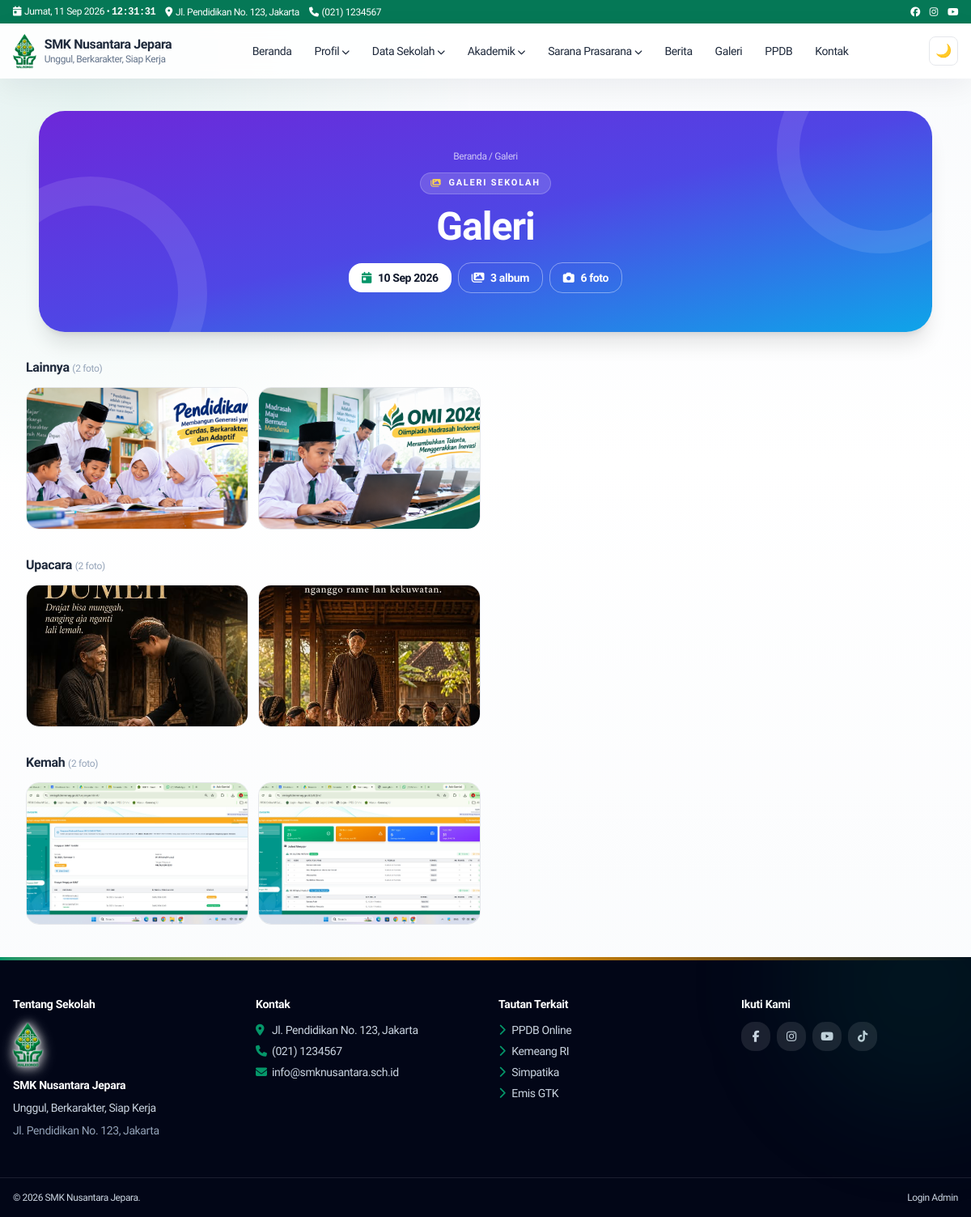
Screenshot of /galeri with the database file from the repository.
### tables this page shows
CREATE TABLE IF NOT EXISTS settings (
  id INT UNSIGNED AUTO_INCREMENT PRIMARY KEY,
  `key` VARCHAR(100) NOT NULL UNIQUE,
  `value` TEXT DEFAULT NULL,
  updated_at TIMESTAMP DEFAULT CURRENT_TIMESTAMP ON UPDATE CURRENT_TIMESTAMP
);

CREATE TABLE IF NOT EXISTS menu_items (
  id INT UNSIGNED AUTO_INCREMENT PRIMARY KEY,
  menu_id INT UNSIGNED NOT NULL,
  parent_id INT UNSIGNED DEFAULT NULL,
  label VARCHAR(150) NOT NULL,
  url VARCHAR(500) NOT NULL,
  target VARCHAR(20) DEFAULT '_self',
  sort_order INT DEFAULT 0,
  is_active TINYINT(1) DEFAULT 1,
  kind VARCHAR(20) NOT NULL DEFAULT 'link',
  mega_id INT UNSIGNED DEFAULT NULL,
  INDEX idx_menu_parent (menu_id, parent_id, sort_order),
  CONSTRAINT fk_mi_menu FOREIGN KEY (menu_id) REFERENCES menus(id) ON DELETE CASCADE,
  CONSTRAINT fk_mi_parent FOREIGN KEY (parent_id) REFERENCES menu_items(id) ON DELETE CASCADE
);

CREATE TABLE IF NOT EXISTS galleries (
  id INT UNSIGNED AUTO_INCREMENT PRIMARY KEY,
  title VARCHAR(255) NOT NULL,
  slug VARCHAR(255) NOT NULL UNIQUE,
  description TEXT DEFAULT NULL,
  cover_image VARCHAR(255) DEFAULT NULL,
  status ENUM('draft','published') DEFAULT 'published',
  created_at TIMESTAMP DEFAULT CURRENT_TIMESTAMP,
  updated_at TIMESTAMP DEFAULT CURRENT_TIMESTAMP ON UPDATE CURRENT_TIMESTAMP
);

CREATE TABLE IF NOT EXISTS gallery_images (
  id INT UNSIGNED AUTO_INCREMENT PRIMARY KEY,
  gallery_id INT UNSIGNED NOT NULL,
  filepath VARCHAR(500) NOT NULL,
  caption VARCHAR(500) DEFAULT NULL,
  sort_order INT DEFAULT 0,
  created_at TIMESTAMP DEFAULT CURRENT_TIMESTAMP,
  INDEX idx_gallery (gallery_id),
  CONSTRAINT fk_gimg_gallery FOREIGN KEY (gallery_id) REFERENCES galleries(id) ON DELETE CASCADE
);

CREATE TABLE IF NOT EXISTS widgets (
  id INT UNSIGNED AUTO_INCREMENT PRIMARY KEY,
  area VARCHAR(60) NOT NULL,
  type VARCHAR(60) NOT NULL,
  title VARCHAR(150) DEFAULT NULL,
  content MEDIUMTEXT DEFAULT NULL,
  animation VARCHAR(30) NOT NULL DEFAULT 'zoom',
  sort_order INT DEFAULT 0,
  is_active TINYINT(1) DEFAULT 1,
  INDEX idx_area (area, is_active, sort_order)
);

### core/Router.php (called while the page is built, shortened)
<?php
final class Router {
 public static function dispatch(): void {
  require ROOT . '/pages/router.php';
 }
}

### index.php (called while the page is built, shortened)
<?php
require __DIR__ . '/config/database.php';
Router::dispatch();

### core/Database.php (called while the page is built, shortened)
<?php
final class Database {
    private static ?PDO $pdo = null;
    public static function conn(): PDO {
        if (self::$pdo) return self::$pdo;
        $c = require dirname(__DIR__) . '/config/database.php';
        $dsn = "mysql:host={$c['host']};dbname={$c['name']};charset={$c['charset']}";
        self::$pdo = new PDO($dsn, $c['user'], $c['pass'], [
            PDO::ATTR_ERRMODE => PDO::ERRMODE_EXCEPTION,
            PDO::ATTR_DEFAULT_FETCH_MODE => PDO::FETCH_ASSOC,
            PDO::ATTR_EMULATE_PREPARES => false,
        ]);
        return self::$pdo;
    }
    public static function setting(string $key, string $def = ''): string {
        try {
            $s = self::conn()->prepare('SELECT `value` FROM settings WHERE `key`=?');
            $s->execute([$key]);
            return (string)($s->fetchColumn() ?? $def);
        } catch (Throwable) { return $def; }
    }
}

### core/Helper.php (called while the page is built, shortened)
<?php
final class Helper {
    public static function e(?string $v): string { return htmlspecialchars((string)$v, ENT_QUOTES, 'UTF-8'); }
    public static function url(string $p = ''): string { return rtrim(BASE_URL, '/') . '/' . ltrim($p, '/'); }
    public static function menuUrl(string $u): array {
        $u = trim($u);
        if ($u === '' || $u === '#') return ['#', '_self'];
        $low = strtolower($u);
        if (str_starts_with($low, 'http://') || str_starts_with($low, 'https://')) return [$u, '_blank'];
        return [self::url(ltrim($u, '/')), '_self'];
    }
    public static function upload(string $p): string { return self::url('assets/uploads/' . ltrim($p, '/')); }
}

### pages/gallery.php (the view, shortened to what this page needs)
<?php
$gals=$db->query("SELECT * FROM galleries WHERE status='published' ORDER BY created_at DESC")->fetchAll();
$imgsByGal=[];
try { foreach($db->query("SELECT * FROM gallery_images ORDER BY id DESC") as $im){ $imgsByGal[$im['gallery_id']][]=$im; } } catch (Throwable) {}
require ROOT.'/templates/frontend/header.php';
$totalGal=count($gals); $totalImg=0; foreach($imgsByGal as $v) $totalImg+=count($v); ?>
<div class="w-full px-4 md:px-8 py-10">
<?php
$heroBadge='<i class="fa fa-images text-amber-300"></i>Galeri Sekolah';
$heroCrumb='<a href="'.Helper::url().'" class="hover:text-white">Beranda</a> / Galeri';
require ROOT.'/templates/frontend/page-hero.php'; ?>
<?php if(!$gals): ?><div class="bg-white border rounded-2xl p-10 text-center mt-4 text-slate-500">Belum ada galeri</div><?php else: ?>
<?php foreach($gals as $g): $ims=$imgsByGal[$g['id']]??[]; ?>
<h2 class="font-bold mt-8 mb-3 reveal"><?= Helper::e($g['title']) ?> <span class="text-xs font-normal text-slate-400">(<?= count($ims) ?> foto)</span></h2>
<?php if(!$ims): ?><p class="text-sm text-slate-500">Belum ada foto pada album ini.</p><?php else: ?>
<div class="grid grid-cols-2 md:grid-cols-4 gap-3"><?php foreach($ims as $im): ?>
<img src="<?= Helper::url($im['filepath']) ?>" alt="<?= Helper::e($im['caption']??$g['title']) ?>" data-lightbox loading="lazy" class="h-44 w-full object-cover rounded-xl border cursor-zoom-in card-hover reveal">
<?php endforeach; ?></div><?php endif; ?><?php endforeach; ?><?php endif; ?></div>
<?php require ROOT.'/templates/frontend/footer.php'; ?>

### templates/frontend/navbar.php (shortened to what this page needs)
<?php
$top_addr = Database::setting('address','Jl. Pendidikan No.123');
$top_phone = Database::setting('phone','(021) 1234567');
$school = Database::setting('school_name','SMK Nusantara');
$tagline = Database::setting('tagline','Unggul, Berkarakter');
$logo = Database::setting('logo','');
try {
$db = Database::conn();
$mm = $db->query("SELECT * FROM menus WHERE location='primary' LIMIT 1")->fetch();
$items = [];
if ($mm) {
  $st = $db->prepare("SELECT * FROM menu_items WHERE menu_id=? AND is_active=1 ORDER BY sort_order");
  $st->execute([$mm['id']]); $items = $st->fetchAll();
}
} catch (Throwable) { $items=[]; $mega=[]; }
function menuTree($items,$parent=null){ $o=[]; foreach($items as $i){ if(($i['parent_id']??null)==$parent) $o[]=$i; } return $o; }
function menuLink($u,$forceTarget=null){ [$href,$t]=Helper::menuUrl($u); $t=$forceTarget?:$t; return 'href="'.Helper::e($href).'"'.($t==='_blank'?' target="_blank" rel="noopener noreferrer"':''); }
?>
<div class="bg-emerald-700 text-white text-xs block"><div class="max-w-7xl mx-auto px-4 py-1.5 flex justify-between items-center gap-2">
<div class="flex gap-3 min-w-0 items-center flex-wrap"><span class="shrink-0"><i class="fa fa-calendar-day mr-1"></i><span data-clock-date><?= Helper::tgl(date('Y-m-d')) ?></span> • <span data-clock-time class="font-mono font-bold"><?= date('H:i:s') ?></span></span><span class="hidden sm:inline truncate"><i class="fa fa-location-dot mr-1"></i><?= Helper::e($top_addr) ?></span><span class="hidden md:inline"><i class="fa fa-phone mr-1"></i><?= Helper::e($top_phone) ?></span><span class="hidden xl:inline"><i class="fa fa-envelope mr-1"></i><?= Helper::e($top_email) ?></span></div>
<div class="flex gap-3 shrink-0"><a href="#" aria-label="Facebook"><i class="fab fa-facebook"></i></a><a href="#" aria-label="Instagram"><i class="fab fa-instagram"></i></a><a href="#" aria-label="Youtube"><i class="fab fa-youtube"></i></a></div>
</div></div>
<header id="mainNav" class="sticky top-0 z-50 bg-white/90 dark:bg-slate-900/90 backdrop-blur border-b-0 transition">
<div class="max-w-7xl mx-auto px-4 py-3 flex items-center justify-between gap-3">
<a href="<?= Helper::url() ?>" class="flex items-center gap-2.5"><?php if($logo): ?><img src="<?= Helper::upload($logo) ?>" alt="Logo <?= Helper::e($school) ?>" class="h-11 w-auto object-contain shrink-0"><?php else: ?><span class="w-11 h-11 rounded-xl bg-emerald-600 text-white grid place-items-center font-bold shadow-sm"><?= Helper::e(mb_substr($school,0,1)) ?></span><?php endif; ?><span><span class="block font-extrabold leading-tight"><?= Helper::e($school) ?></span><span class="block text-xs text-slate-500"><?= Helper::e($tagline) ?></span></span></a>
<nav class="hidden lg:flex items-center gap-1 text-sm font-medium" id="deskMenu">
<?php foreach(menuTree($items) as $m): $ch=menuTree($items,$m['id']); $hasMega=false;
if(!$hasMega){ foreach($mega as $g){ if(($g['label']??'')===$m['label']) $hasMega=$g; } } ?>
<?php if($hasMega): $cols=json_decode($hasMega['columns_json']??'[]',true)?:[]; ?>
<div class="relative group"><button class="px-3 py-2 rounded-lg hover:bg-emerald-50"><?= Helper::e($m['label']) ?> <i class="fa fa-chevron-down text-[10px]"></i></button>
<div class="absolute left-1/2 -translate-x-1/2 top-full pt-2 opacity-0 invisible group-hover:opacity-100 group-hover:visible transition"><div class="bg-white dark:bg-slate-800 rounded-2xl shadow-xl border p-6 grid grid-cols-3 gap-6 w-[640px] max-w-[90vw]">
<?php foreach($cols as $c): ?><div><p class="font-bold text-xs uppercase text-emerald-700 mb-2"><?= Helper::e($c['title']??'') ?></p><?php foreach($c['links']??[] as $l): ?><a href="<?= Helper::e($l['url']??'#') ?>" class="block py-1 text-slate-600 dark:text-slate-300 hover:text-emerald-600"><?= Helper::e($l['label']??'') ?></a><?php endforeach; ?></div><?php endforeach; ?>
</div></div></div>
<?php elseif($ch): ?><div class="relative group"><a <?= menuLink($m['url'],$m['target']??null) ?> class="px-3 py-2 rounded-lg hover:bg-emerald-50 inline-block"><?= Helper::e($m['label']) ?> <i class="fa fa-chevron-down text-[10px]"></i></a>
</div>
<?php else: ?><a <?= menuLink($m['url'],$m['target']??null) ?> class="px-3 py-2 rounded-lg hover:bg-emerald-50"><?= Helper::e($m['label']) ?></a><?php endif; ?><?php endforeach; ?>
</nav>
<div class="flex items-center gap-2"><button id="darkBtn" class="w-9 h-9 rounded-lg border grid place-items-center" aria-label="Tema"></button></div>
</div>
</header>

### templates/frontend/footer.php (shortened to what this page needs)
</main>
<?php
$ft = Database::setting('footer_text',Database::setting('school_name',''));
$footerWidgets=[];
try{$footerWidgets=Database::conn()->query("SELECT * FROM widgets WHERE area='footer' AND is_active=1 ORDER BY sort_order,id")->fetchAll();}catch(Throwable){$footerWidgets=[];}
function renderFw($fw,$db){
  $fwc=trim((string)($fw['content']??'')); $t=$fw['type'];
  if($t==='about'){
    $school=Database::setting('school_name',''); $tagline=Database::setting('tagline',''); $addr=Database::setting('address','');
    $schoolLogo=Helper::upload(Database::setting('logo',''));
    if(Database::setting('logo','')){echo '<img src="'.$schoolLogo.'" alt="" class="h-14 w-auto object-contain mb-3" style="filter:drop-shadow(0 0 1px #fff) drop-shadow(0 0 6px rgba(255,255,255,.9)) drop-shadow(0 2px 8px rgba(255,255,255,.45))">';}
    echo '<h4 class="font-bold text-white mb-2">'.Helper::e($school).'</h4><p>'.Helper::e($tagline).'</p><p class="mt-2 text-slate-400">'.Helper::e($addr).'</p>';
    return;
  }
  if($t==='links'){ $lnks=json_decode((string)$fwc,true)?:[]; echo '<div class="grid gap-1.5">'; foreach($lnks as $lk){ $lbl=trim($lk['label']??''); $href=trim($lk['url']??''); [$fhref,$auto]=Helper::menuUrl($href); $tgt=(($lk['target']??'')==='_blank'||$auto==='_blank')?' target="_blank" rel="noopener noreferrer"':''; echo '<a href="'.Helper::e($fhref).'"'.$tgt.' class="text-sm hover:text-white hover:translate-x-1 transition"><i class="fa fa-chevron-right text-emerald-500 mr-2"></i>'.Helper::e($lbl).'</a>'; } echo '</div>'; return; }
  if($t==='contact'){ echo '<div class="grid gap-1.5 text-sm"><p><i class="fa fa-location-dot text-emerald-500 w-5"></i>'.Helper::e(Database::setting('address','-')).'</p><p><i class="fa fa-phone text-emerald-500 w-5"></i>'.Helper::e(Database::setting('phone','-')).'</p><p><i class="fa fa-envelope text-emerald-500 w-5"></i>'.Helper::e(Database::setting('email','-')).'</p></div>'; return; }
  if($t==='social'){ echo '<div class="flex flex-wrap gap-2">'; foreach(['facebook'=>'fa-facebook-f','instagram'=>'fa-instagram','youtube'=>'fa-youtube','tiktok'=>'fa-tiktok'] as $fsn=>$fsi){$fsu=Database::setting($fsn,'');if(!$fsu)continue;echo '<a href="'.Helper::e($fsu).'" target="_blank" rel="noopener noreferrer" class="w-9 h-9 rounded-xl bg-white/10 grid place-items-center hover:bg-emerald-600" aria-label="'.ucfirst($fsn).'"><i class="fab '.$fsi.'"></i></a>';} echo '</div>'; return; }
}
?>
<footer class="relative overflow-hidden bg-slate-950 text-slate-300 mt-auto w-full">
<div class="absolute inset-x-0 top-0 h-1 bg-gradient-to-r from-emerald-600 via-amber-500 to-emerald-600"></div>
<div class="absolute -top-32 -right-24 w-80 h-80 rounded-full bg-emerald-600/10 blur-3xl pointer-events-none"></div>
<div class="max-w-7xl mx-auto px-4 py-12 grid md:grid-cols-4 gap-8 text-sm">
<?php foreach($footerWidgets as $fw): ?>
<div><h4 class="font-bold text-white mb-3"><?= Helper::e($fw['title']?:'Informasi') ?></h4>
<?php renderFw($fw,$db); ?></div>
<?php endforeach; ?>
</div>
<div class="border-t border-white/10"><div class="max-w-7xl mx-auto px-4 py-4 flex flex-col md:flex-row justify-between text-xs gap-2">
<span>&copy; <?= date('Y') ?> <?= Helper::e($ft) ?>.</span>
<a href="<?= Helper::url('admin/login') ?>" target="_blank" rel="noopener noreferrer" class="hover:text-white">Login Admin</a>
</div></div>
</footer>
</body></html>

### rows the page displays
settings: value "Jl. Pendidikan No. 123, Jakarta"
settings: value "(021) 1234567"
settings: value (picture)
settings: value "SMK Nusantara Jepara"
settings: value "Unggul, Berkarakter, Siap Kerja"
menu_items: label "Beranda"
menu_items: label "Profil"
menu_items: label "Data Sekolah"
menu_items: label "Akademik"
menu_items: label "Sarana Prasarana"
menu_items: label "Berita"
menu_items: label "Galeri"
menu_items: label "PPDB", lbl "Kemeang RI", lbl "Simpatika", lbl "Emis GTK"
menu_items: label "Kontak"
galleries: title "Lainnya", id "2"
gallery_images: filepath (picture)
gallery_images: filepath (picture)
galleries: title "Upacara", id "2"
gallery_images: filepath (picture)
gallery_images: filepath (picture)
galleries: title "Kemah", id "2"
gallery_images: filepath (picture)
gallery_images: filepath (picture)
widgets: title "Tentang Sekolah", settings.value (picture), settings.value "SMK Nusantara Jepara", settings.value "Unggul, Berkarakter, Siap Kerja", settings.value "Jl. Pendidikan No. 123, Jakarta"
widgets: title "Kontak", settings.value "Jl. Pendidikan No. 123, Jakarta", settings.value "(021) 1234567", settings.value "info@smknusantara.sch.id"
widgets: title "Tautan Terkait", type "links" (drawn), lbl "PPDB Online"
widgets: title "Ikuti Kami", type "social" (drawn)

### other values shown
Helper::e($heroTitle) "Galeri"
Helper::e($st['label']??'') "10 Sep 2026"
Helper::e($st['label']??'') "3 album"
Helper::e($st['label']??'') "6 foto"
